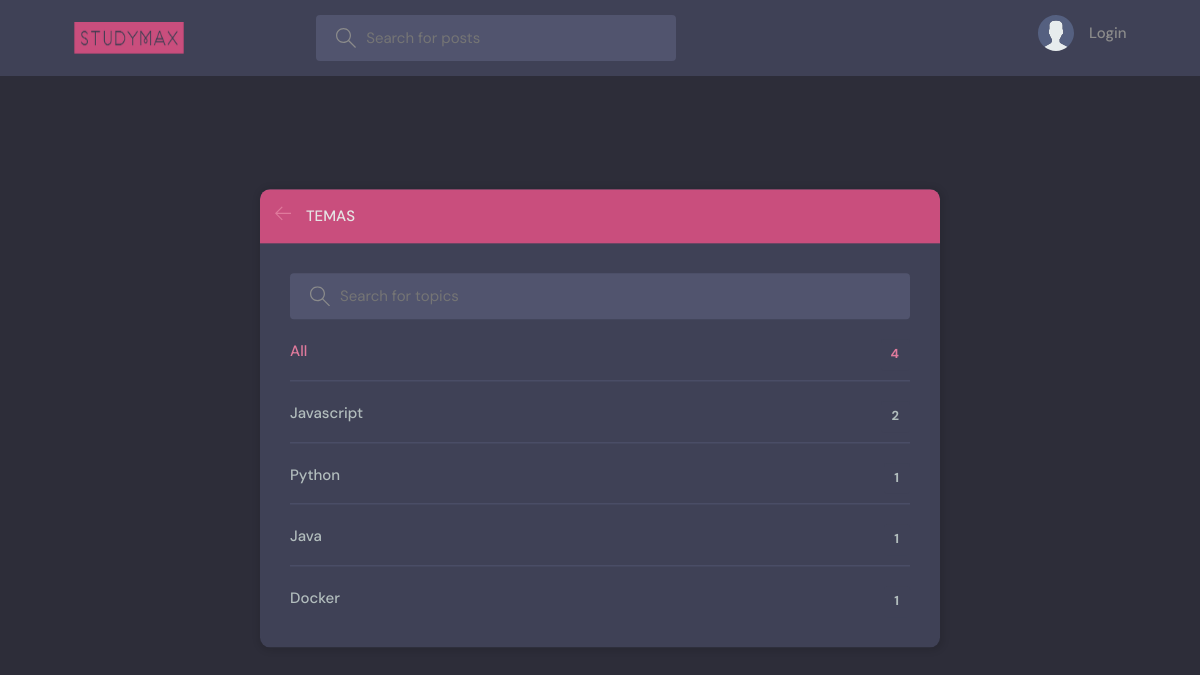
Before: /topics/ with the older database file.
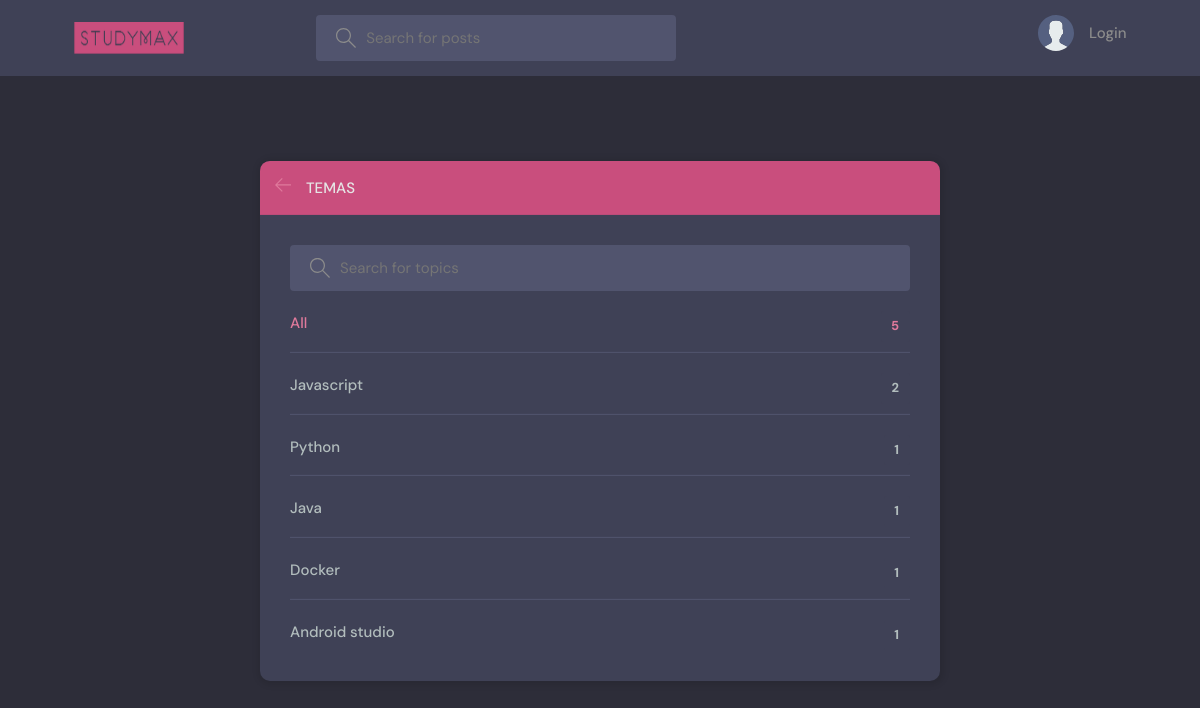
After: the same page with the newer database file.
### base/models.py (models this page shows, shortened)
class Topic(models.Model):
    name = models.CharField(max_length=200)

### base/views.py (the view)
# urls.py: path('topics/', views.topicsPage, name="topics"),
def topicsPage(request):
    q = request.GET.get('q') if request.GET.get('q') != None else ''
    topics = Topic.objects.filter(name__icontains=q)
    return render(request, 'base/topics.html', {'topics': topics})

### base/templates/base/topics.html (shortened to what this page needs)
{% extends 'main.html' %}
{% block content %}
<main class="create-room layout">
  <div class="container">
    <div class="layout__box">
      <div class="layout__boxHeader">
        <div class="layout__boxTitle">
          <a href="{% url 'home' %}">
            <svg version="1.1" xmlns="http://www.w3.org/2000/svg" width="32" height="32" viewBox="0 0 32 32">
              <title>arrow-left</title>
              <path
                d="M13.723 2.286l-13.723 13.714 13.719 13.714 1.616-1.611-10.96-10.96h27.625v-2.286h-27.625l10.965-10.965-1.616-1.607z">
              </path>
            </svg>
          </a>
          <h3>Temas</h3>
        </div>
      </div>
      <div class="topics-page layout__body">
        <form action="" method="GET" class="header__search">
          <label>
            <input name="q" placeholder="Search for topics" />
          </label>
        </form>
        <ul class="topics__list">
          <li>
            <a href="{% url 'topics' %}" class="active">All <span>{{topics.count}}</span></a>
          </li>
          {% for topic in topics %}
          <li>
            <a href="{% url 'home' %}?q={{topic.name}}">{{ topic.name }} <span>{{topic.room_set.all.count}}</span></a>
          </li>
          {% endfor %}
        </ul>
      </div>
    </div>
  </div>
</main>
{% endblock content %}

Changed rows visible on the page:
added Topic: name "Android studio", room_set.all.count "1"
Other visible differences:
{{ topics.count }}: "4" → "5"
